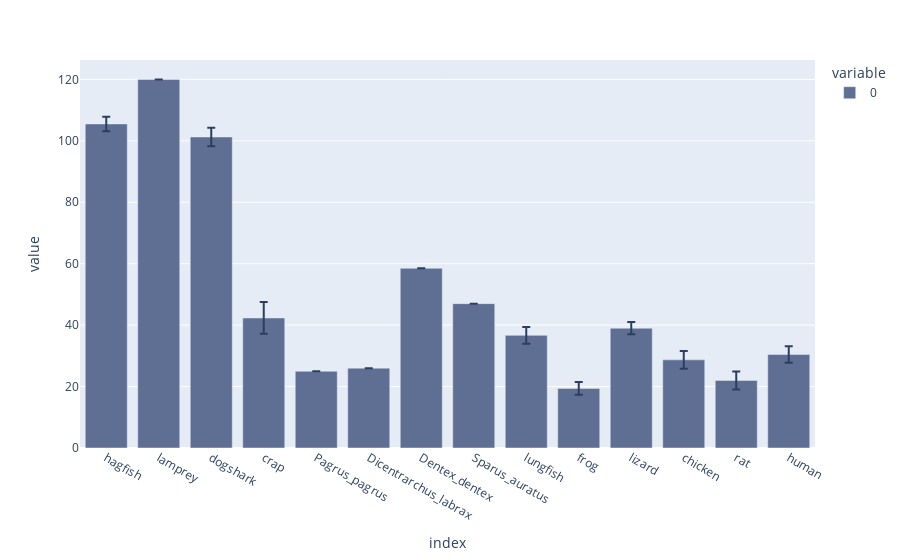

This figure's notebook cell:
### Code cell
### express 绘制柱状图，带有误差棒
fig = px.bar(df.mean(axis=0),error_y=df.std(axis=0),labels={'x':'species','y':'APTT'},color_discrete_sequence=['#5F6F94','#FFFAFA','#DD5353'])
fig.show()
pio.write_image(fig,'./APTT.pdf')

### Figure 1 — Plotly figure (JSON) as saved in the notebook; plotly's stock layout.template omitted (floating-point values rounded to 4 significant figures)
{"data": [{"alignmentgroup": "True", "error_y": {"array": [2.38, null, 2.986, 5.164, null, null, null, null, 2.733, 2.074, 2, 2.87, 2.915, 2.686]}, "hovertemplate": "variable=0<br>index=%{x}<br>value=%{y}<extra></extra>", "legendgroup": "0", "marker": {"color": "#5F6F94", "pattern": {"shape": ""}}, "name": "0", "offsetgroup": "0", "orientation": "v", "showlegend": true, "textposition": "auto", "type": "bar", "x": ["hagfish", "lamprey", "dogshark", "crap", "Pagrus_pagrus", "Dicentrarchus_labrax", "Dentex_dentex", "Sparus_auratus", "lungfish", "frog", "lizard", "chicken", "rat", "human"], "xaxis": "x", "y": [105.5, 120, 101.2, 42.33, 25, 26, 58.5, 47, 36.67, 19.4, 39, 28.7, 22, 30.44], "yaxis": "y"}], "layout": {"barmode": "relative", "legend": {"title": {"text": "variable"}, "tracegroupgap": 0}, "margin": {"t": 60}, "xaxis": {"anchor": "y", "domain": [0, 1], "title": {"text": "index"}}, "yaxis": {"anchor": "x", "domain": [0, 1], "title": {"text": "value"}}}}
